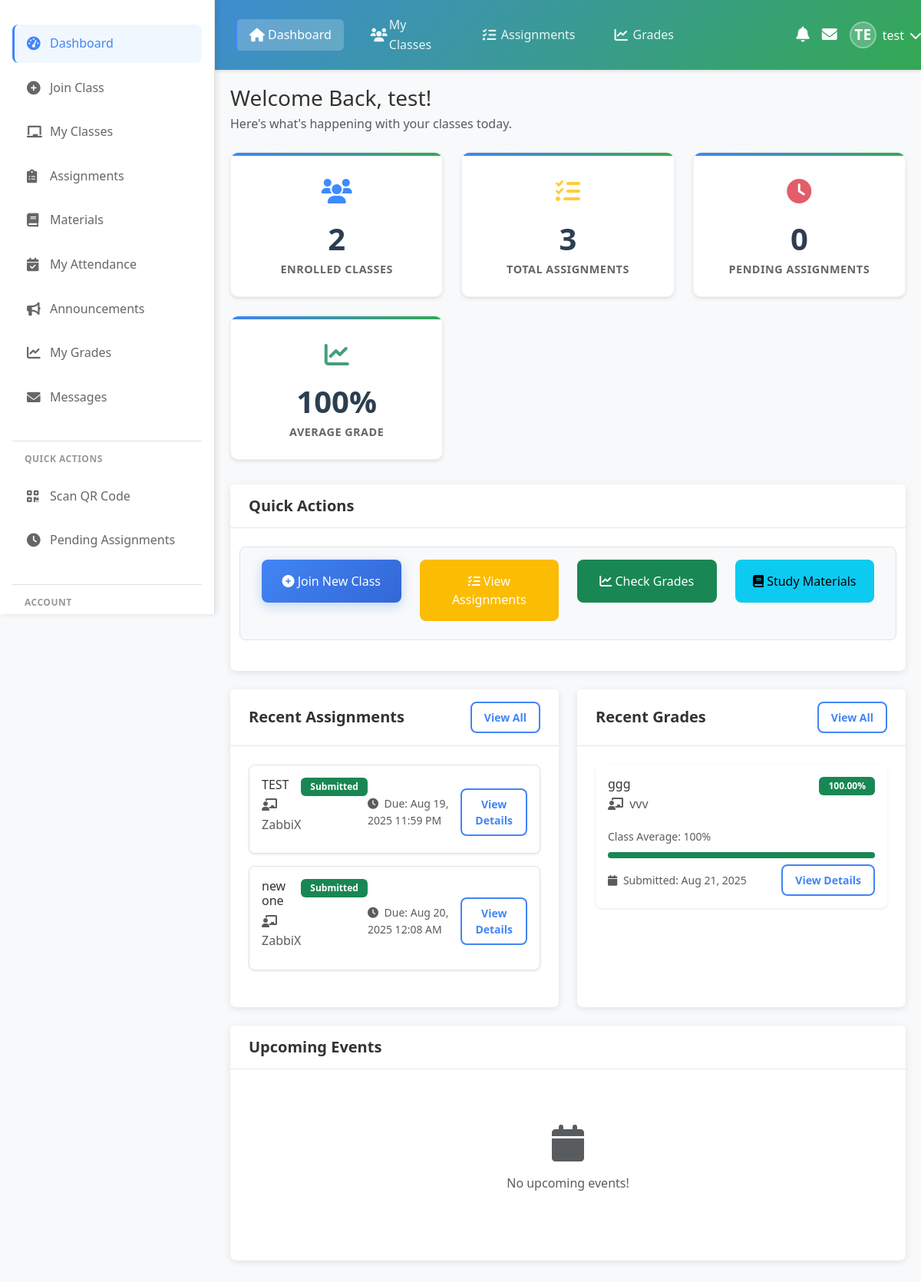
The page /student/dashboard.php (signed in) on the database its author committed.
### tables this page shows
CREATE TABLE `assignments` (
  `id` int(11) NOT NULL,
  `class_id` int(11) NOT NULL,
  `teacher_id` int(11) NOT NULL,
  `title` varchar(255) NOT NULL,
  `description` text DEFAULT NULL,
  `due_date` datetime NOT NULL,
  `is_graded` tinyint(1) NOT NULL DEFAULT 0,
  `max_points` int(11) DEFAULT NULL,
  `allow_late` tinyint(1) NOT NULL DEFAULT 0,
  `allow_resubmission` tinyint(1) NOT NULL DEFAULT 0,
  `require_late_approval` tinyint(1) NOT NULL DEFAULT 1,
  `status` enum('active','archived') NOT NULL DEFAULT 'active',
  `created_at` timestamp NOT NULL DEFAULT current_timestamp(),
  `updated_at` timestamp NOT NULL DEFAULT current_timestamp() ON UPDATE current_timestamp()
);

CREATE TABLE `classes` (
  `id` int(11) NOT NULL,
  `teacher_id` int(11) NOT NULL,
  `name` varchar(255) NOT NULL,
  `section` varchar(50) NOT NULL,
  `subject` varchar(255) NOT NULL,
  `description` text DEFAULT NULL,
  `class_code` varchar(10) NOT NULL,
  `qr_code` varchar(255) DEFAULT NULL,
  `status` enum('active','archived') NOT NULL DEFAULT 'active',
  `created_at` timestamp NOT NULL DEFAULT current_timestamp(),
  `updated_at` timestamp NOT NULL DEFAULT current_timestamp() ON UPDATE current_timestamp()
);

CREATE TABLE `submissions` (
  `id` int(11) NOT NULL,
  `assignment_id` int(11) NOT NULL,
  `student_id` int(11) NOT NULL,
  `submitted_at` timestamp NOT NULL DEFAULT current_timestamp(),
  `is_late` tinyint(1) NOT NULL DEFAULT 0,
  `grade` decimal(5,2) DEFAULT NULL,
  `feedback` text DEFAULT NULL,
  `status` enum('submitted','graded','late') NOT NULL DEFAULT 'submitted',
  `allow_resubmission` tinyint(1) NOT NULL DEFAULT 0,
  `updated_at` timestamp NOT NULL DEFAULT current_timestamp() ON UPDATE current_timestamp()
);

### student/dashboard.php (the view, shortened to what the rows shown need)
<?php
require_once '../config/database.php';
require_once '../includes/functions.php';
$user_id = $_SESSION['user_id'];
try {
    $stmt = $pdo->prepare("
        SELECT a.*, c.name as class_name, u.name as teacher_name,
               s.status as submission_status, s.grade, s.submitted_at,
               DATEDIFF(a.due_date, NOW()) as days_remaining
        FROM assignments a
        JOIN class_enrollments e ON a.class_id = e.class_id
        JOIN classes c ON a.class_id = c.id
        JOIN users u ON a.teacher_id = u.id
        LEFT JOIN submissions s ON a.id = s.assignment_id AND s.student_id = ?
        WHERE e.student_id = ? AND (s.id IS NULL OR s.status != 'graded')
        ORDER BY a.due_date ASC
        LIMIT 5
    ");
    $stmt->execute([$user_id, $user_id]);
    $recent_assignments = $stmt->fetchAll();
    $stmt = $pdo->prepare("
        SELECT s.*, a.title as assignment_title, c.name as class_name,
               (SELECT AVG(grade) FROM submissions WHERE assignment_id = s.assignment_id) as class_average
        FROM submissions s
        JOIN assignments a ON s.assignment_id = a.id
        JOIN classes c ON a.class_id = c.id
        WHERE s.student_id = ? AND s.grade IS NOT NULL
        ORDER BY s.submitted_at DESC
        LIMIT 5
    ");
    $stmt->execute([$user_id]);
    $recent_grades = $stmt->fetchAll();
} catch (Exception $e) {
    error_log("Student dashboard error: " . $e->getMessage());
    $total_classes = $total_assignments = $pending_assignments = $average_grade = 0;
    $recent_assignments = $recent_grades = $upcoming_events = [];
}
?>
<?php include '../includes/header.php'; ?>
        <main>
            <div class="content-area">
                    <div class="mb-4">
                        <h1 class="h3 mb-1">Welcome Back, <?php echo htmlspecialchars($user_name); ?>!</h1>
                    </div>
                <div class="row">
                    <div class="col-md-6 mb-4">
                        <div class="card h-100">
                            <div class="card-body">
                                <?php if (empty($recent_assignments)): ?>
                                    <div class="text-center text-muted py-5">
                                        <i class="fas fa-tasks fa-3x mb-3"></i>
                                        <p>No pending assignments!</p>
                                    </div>
                                <?php else: ?>
                                    <?php foreach ($recent_assignments as $assignment): ?>
                                        <div class="assignment-item">
                                            <div class="d-flex justify-content-between align-items-start">
                                                <div>
                                                    <h6 class="mb-1"><?php echo htmlspecialchars($assignment['title']); ?></h6>
                                                    <p class="text-muted mb-2">
                                                        <i class="fas fa-chalkboard-teacher me-1"></i>
                                                        <?php echo htmlspecialchars($assignment['class_name']); ?>
                                                    </p>
                                                </div>
                                                <?php
                                                    $badge_class = 'bg-warning';
                                                    $badge_text = 'Pending';
                                                    if ($assignment['submission_status']) {
                                                        $badge_class = 'bg-success';
                                                        $badge_text = 'Submitted';
                                                    } elseif ($assignment['days_remaining'] < 0) {
                                                        $badge_class = 'bg-danger';
                                                        $badge_text = 'Late';
                                                    }
                                                ?>
                                                <span class="badge <?php echo $badge_class; ?>"><?php echo $badge_text; ?></span>
                                            </div>
                                            <div class="d-flex justify-content-between align-items-center mt-2">
                                                <small class="text-muted">
                                                    <i class="fas fa-clock me-1"></i>
                                                    Due: <?php echo formatDateTime($assignment['due_date']); ?>
                                                </small>
                                                <a href="assignments.php?id=<?php echo $assignment['id']; ?>" class="btn btn-sm btn-outline-primary">
                                                    View Details
                                                </a>
                                            </div>
                                        </div>
                                    <?php endforeach; ?>
                                <?php endif; ?>
                            </div>
                        </div>
                    </div>
                    <div class="col-md-6 mb-4">
                        <div class="card h-100">
                            <div class="card-body">
                                <?php if (empty($recent_grades)): ?>
                                    <div class="text-center text-muted py-5">
                                        <i class="fas fa-chart-line fa-3x mb-3"></i>
                                        <p>No grades yet!</p>
                                    </div>
                                <?php else: ?>
                                    <?php foreach ($recent_grades as $grade): ?>
                                        <div class="grade-item">
                                            <div class="d-flex justify-content-between align-items-start">
                                                <div>
                                                    <h6 class="mb-1"><?php echo htmlspecialchars($grade['assignment_title']); ?></h6>
                                                    <p class="text-muted mb-2">
                                                        <i class="fas fa-chalkboard-teacher me-1"></i>
                                                        <?php echo htmlspecialchars($grade['class_name']); ?>
                                                    </p>
                                                </div>
                                                <?php
                                                    $grade_class = 'bg-danger';
                                                    if ($grade['grade'] >= 90) {
                                                        $grade_class = 'bg-success';
                                                    } elseif ($grade['grade'] >= 70) {
                                                        $grade_class = 'bg-warning';
                                                    }
                                                ?>
                                                <span class="badge <?php echo $grade_class; ?>">
                                                    <?php echo $grade['grade']; ?>%
                                                </span>
                                            </div>
                                            <div class="mt-2">
                                                <small class="text-muted">Class Average: <?php echo round($grade['class_average'], 1); ?>%</small>
                                                <div class="progress">
                                                    <div class="progress-bar <?php echo $grade_class; ?>"
                                                         role="progressbar"
                                                         style="width: <?php echo $grade['grade']; ?>%"
                                                         aria-valuenow="<?php echo $grade['grade']; ?>"
                                                         aria-valuemin="0"
                                                         aria-valuemax="100">
                                                    </div>
                                                </div>
                                            </div>
                                            <div class="d-flex justify-content-between align-items-center mt-2">
                                                <small class="text-muted">
                                                    <i class="fas fa-calendar me-1"></i>
                                                    Submitted: <?php echo formatDate($grade['submitted_at']); ?>
                                                </small>
                                                <a href="assignments.php?id=<?php echo $grade['assignment_id']; ?>" class="btn btn-sm btn-outline-primary">
                                                    View Details
                                                </a>
                                            </div>
                                        </div>
                                    <?php endforeach; ?>
                                <?php endif; ?>
                            </div>
                        </div>
                    </div>
                </div>
            </div>
        </main>
</body>
</html>

### rows shown on the page
assignments: title "TEST", class.name "ZabbiX", submissions.status "Submitted", due_date "Aug 19, 2025 11:59 PM"
assignments: title "new one", class.name "ZabbiX", submissions.status "Submitted", due_date "Aug 20, 2025 12:08 AM"
submissions: assignment.title "ggg", classes.name "vvv", grade "100.00", class_average "100", submitted_at "Aug 21, 2025"

### other values the page prints
substr($user_name, 0, 2) "TE"
$user_name "test"
$total_classes "2"
$total_assignments "3"
$pending_assignments "0"
$average_grade "100"
